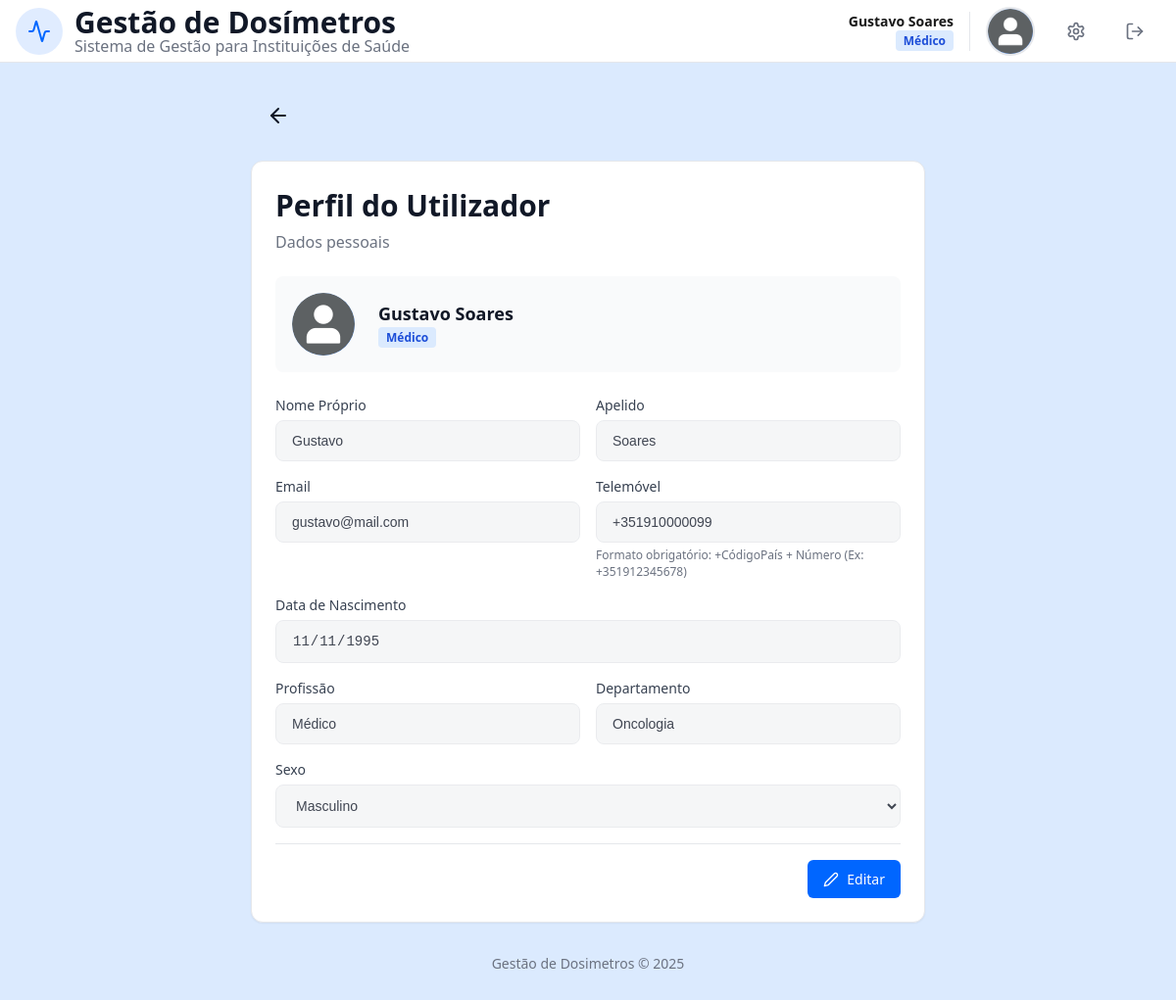
Screenshot of /perfil.php (signed in) with the database file from the repository.
### tables this page shows
CREATE TABLE User (
    idU INTEGER PRIMARY KEY AUTOINCREMENT,
    name TEXT NOT NULL,
    surname TEXT NOT NULL, 
    birthDate DATE NOT NULL,
    sex TEXT CHECK(sex IN ('Female', 'Male', 'Other')) NOT NULL,
    email TEXT UNIQUE NOT NULL, 
    password TEXT NOT NULL,
    phoneN TEXT CHECK(phoneN GLOB '+[0-9][0-9][0-9]*'),
    userType TEXT CHECK(userType IN ('Administrador', 'Físico Médico', 'Profissional de Saúde')) NOT NULL,
    userStatus BOOLEAN DEFAULT 1,
    profilePic TEXT DEFAULT 'foto/12225881.png'
);

CREATE TABLE HealthProfessional (
    idHP INTEGER PRIMARY KEY AUTOINCREMENT,
    idU INTEGER UNIQUE NOT NULL,
    profession TEXT NOT NULL,
    department TEXT NOT NULL,
    FOREIGN KEY (idU) REFERENCES User(idU) ON DELETE CASCADE
);

### perfil.php (the view, shortened to what this page needs)
<?php
require_once "templates/header.php";
require_once "templates/nav.php";
require_once "templates/footer.php";
$db = getDatabaseConnection();
$stmt = $db->prepare("SELECT * FROM User WHERE idU = ?");
$stmt->execute([$_SESSION['idU']]);
$user = $stmt->fetch();
$isEditing = isset($_GET['edit']) && $_GET['edit'] == 'true';
$disabledStr = $isEditing ? '' : 'disabled';
$profession = '';
$department = '';
$roleLabel = 'Utilizador';
$badgeClass = 'badge-gray';
if ($user['userType'] === 'Profissional de Saúde') {
    $stmtHP = $db->prepare("SELECT profession, department FROM HealthProfessional WHERE idU = ?");
    $stmtHP->execute([$user['idU']]);
    $hpData = $stmtHP->fetch();
    if ($hpData) {
        $profession = $hpData['profession'];
        $department = $hpData['department'];
    }
    $badgeClass = 'badge-blue';
    $roleLabel = !empty($profession) ? $profession : 'Profissional de Saúde';
} elseif ($user['userType'] === 'Físico Médico') {
    $profession = 'Físico Médico';
    $department = 'Física Médica';
    $badgeClass = 'badge-purple';
    $roleLabel = 'Físico Médico';
} elseif ($user['userType'] === 'Administrador') {
    $badgeClass = 'badge-red';
    $roleLabel = 'Administrador';
}
$initials = strtoupper(substr($user['name'], 0, 1) . substr($user['surname'], 0, 1));
$foto_url = !empty($user['profilePic']) ? $user['profilePic'] : null;
?>
<body>
    <div class="page-wrapper">
        <main class="main-container profile-limit">
            <div class="profile-header-flex mb1_5">
                <div class="user-area">
                    <a href="index.php" class="btn voltar" title="Voltar">
                        <svg xmlns="http://www.w3.org/2000/svg" width="24" height="24" viewBox="0 0 24 24" fill="none" stroke="currentColor" stroke-width="2" stroke-linecap="round" stroke-linejoin="round">
                            <path d="m12 19-7-7 7-7"></path>
                            <path d="M19 12H5"></path>
                        </svg>
                    </a>
                </div>
            </div>
            <div class="card1">
                <div class="card1-header">
                    <h1 class="card1-title">Perfil do Utilizador</h1>
                    <p class="subtitulo"><?php echo $isEditing ? "Edite os seus dados" : "Dados pessoais"; ?></p>
                </div>
                <div class="card1-content">
                    <div class="foto-section-gray">
                        <div class="foto-circle-large">
                            <?php if ($foto_url): ?>
                                <img src="<?php echo htmlspecialchars($foto_url); ?>" alt="Foto">
                            <?php else: ?>
                                <span><?php echo $initials; ?></span>
                            <?php endif; ?>
                        </div>
                        <div>
                            <p class="nome">
                                <?php echo htmlspecialchars($user['name'] . ' ' . $user['surname']); ?>
                            </p>
                            <span class="role-badge <?php echo $badgeClass; ?>" class="etiqueta">
                                <?php echo htmlspecialchars($roleLabel); ?>
                            </span>
                        </div>
                    </div>
                    <form id="profileForm" action="processa_perfil.php" method="POST" enctype="multipart/form-data">
                        <div class="profile-form-grid">
                            <div>
                                <label class="profile-label" for="name">Nome Próprio</label>
                                <input type="text" id="name" name="name" class="profile-input" value="<?php echo htmlspecialchars($user['name']); ?>" <?php echo $disabledStr; ?> required minlength="2">
                            </div>
                            <div>
                                <label class="profile-label" for="surname">Apelido</label>
                                <input type="text" id="surname" name="surname" class="profile-input" value="<?php echo htmlspecialchars($user['surname']); ?>" <?php echo $disabledStr; ?> required minlength="2">
                            </div>
                            <div>
                                <label class="profile-label">Email</label>
                                <input type="email" class="profile-input" value="<?php echo htmlspecialchars($user['email']); ?>" disabled>
                            </div>
                            <div>
                                <label class="profile-label">Telemóvel</label>
                                <input
                                    type="text"
                                    id="phoneN"
                                    name="phoneN"
                                    class="profile-input"
                                    value="<?php echo htmlspecialchars($user['phoneN']); ?>"
                                    <?php echo $disabledStr; ?>
                                    placeholder="+351912345678"
                                    pattern="^\+[0-9]{9,15}$"
                                    title="Deve começar com '+' seguido do indicativo e número (Ex: +351912345678)">
                                <p class="comentario-tel">
                                    Formato obrigatório: +CódigoPaís + Número (Ex: +351912345678)
                                </p>
                            </div>
                            <div class="g2">
                                <label class="profile-label" for="birthDate">Data de Nascimento</label>
                                <input type="date" id="birthDate" name="birthDate" class="profile-input" value="<?php echo htmlspecialchars($user['birthDate']); ?>" <?php echo $disabledStr; ?> required>
                            </div>
                            <?php if ($user['userType'] === 'Profissional de Saúde' || $user['userType'] === 'Físico Médico'): ?>
                                <div>
                                    <label class="profile-label">Profissão</label>
                                    <input type="text" class="profile-input" value="<?php echo htmlspecialchars($profession); ?>" disabled>
                                </div>
                                <div>
                                    <label class="profile-label">Departamento</label>
                                    <input type="text" name="department" class="profile-input" value="<?php echo htmlspecialchars($department); ?>"
                                        <?php echo ($isEditing && $user['userType'] === 'Profissional de Saúde') ? '' : 'disabled'; ?>>
                                </div>
                            <?php endif; ?>
                            <div class="g2">
                                <label class="profile-label" for="sex">Sexo</label>
                                <select id="sex" name="sex" class="profile-input" <?php echo $disabledStr; ?>>
                                    <option value="Male" <?php echo ($user['sex'] === 'Male') ? 'selected' : ''; ?>>Masculino</option>
                                </select>
                            </div>
                        </div>
                        <div class="profile-actions">
                            <?php if (!$isEditing): ?>
                                <a href="perfil.php?edit=true" class="btn btn-primary">
                                    <span class="lapis">
                                        <svg xmlns="http://www.w3.org/2000/svg" width="16" height="16" viewBox="0 0 24 24" fill="none" stroke="currentColor" stroke-width="2" stroke-linecap="round" stroke-linejoin="round">
                                            <path d="M17 3a2.828 2.828 0 1 1 4 4L7.5 20.5 2 22l1.5-5.5L17 3z"></path>
                                        </svg>
                                        Editar
                                    </span>
                                </a>
                            <?php endif; ?>
                        </div>
                    </form>
                </div>
            </div>
        </main>
    </div>
</body>
</html>

### css/style.css (style rules this page uses)
:root { font-size: 16px; --primary: #0066ff; --primary-light: #4d94ff; --primary-dark: #0052cc; --white: #ffffff; --foreground: #1a1a1a; --border: #e5e7eb; --input-bg: #f9fafb; --muted: #6b7280; --background: #dbeafe; --background2: #b2cdf0; --bg-body: #f3f4f6; --text-main: #111827; --green:#166534; --green2: #15803d; --green3:#16a34a; --green-light: #dcfce7; --green-light2:#bbf7d0; --red:#991b1b; --red2: #ef4444e6; --red-light: #fee2e2; --red-light2:#fecaca; --badge-blue:#1d4ed8; --badge-purple: #7e22ce; --badge-purple-background:#f3e8ff; --badge-red: #b91c1c; --dosimetro1: #fff7ed; --borda1:#d97706; --dosimetro2:#f0fdf4; --cinza: #374151; --badge-yellow:#854d0e; --badge-yellow-background:#fef9c3; }
* { margin: 0;padding: 0;box-sizing: border-box; }
html, body { height: 100%; font-family: "Segoe UI", "Helvetica Neue", Arial, sans-serif; background: var(--background);color: var(--foreground); }
:where(p, h1, h2, button) { overflow-wrap: anywhere; word-break: break-word; }
a { text-decoration: none; }
.page-wrapper { display: flex; flex-direction: column;min-height: 100vh; }
.main-container, .header-container { width: 100%; margin: 0 auto; padding: 0 1rem; }
.main-container { max-width: 80rem; padding: 2rem 1rem; }
.header-container, .profile-header-flex, .header-flex { display: flex; align-items: center; justify-content: space-between; }
.profile-limit { max-width: 45rem; }
.titulo, .card1-title { font-size: 1.875rem; font-weight: bold; }
.card1-title { font-weight: 700; color: var(--text-main); }
.subtitulo { font-size: 1rem; color: var(--muted); }
.nome { font-size: 1.125rem; font-weight: 600; color:var(--text-main) }
.comentario-tel { font-size: 0.75rem; color: var(--muted); margin-top: 0.25rem }
.mb1_5 { margin-bottom: 1.5rem; }
.logo-area, .user-area, .logo-box, .lapis { display: flex; align-items: center; }
.user-area { gap: 1rem; }
.lapis { gap:0.5rem; }
input[type="text"], input[type="email"], input[type="password"], input[type="tel"], input[type="date"], input[type="file"], select, textarea, .profile-input { width: 100%; padding: 0.75rem 1rem; border: 1px solid var(--border); border-radius: 0.5rem; font-size: 14px; background: var(--input-bg); transition: all 0.2s; }
.profile-input:disabled { cursor: not-allowed; opacity: 0.8; background-color: var(--bg-body); color: var(--text-main); }
label, .profile-label { font-size: 14px; font-weight: 500; color: var(--foreground); }
.profile-label { display: block; margin-bottom: 0.375rem; color: var(--cinza); }
.profile-form-grid, .hp-fields-grid { display: grid; grid-template-columns: 1fr; gap: 1rem; }
.btn { display: inline-flex; align-items: center; justify-content: center; padding: 10px 16px; font-size: 14px; font-weight: 500; border: none; border-radius: 6px; cursor: pointer; transition: all 0.2s ease; text-decoration: none; gap: 6px; }
.btn-primary { background: var(--primary);color: var(--white); }
.voltar { background: transparent; color: var(--text-main); display: flex; }
.profile-actions { display: flex; gap: 0.75rem; justify-content: flex-end; padding-top: 1rem; margin-top: 1rem; border-top: 1px solid var(--border); }
.card, .card1, .modal-box { background-color: var(--white); border-radius: 0.75rem; display: flex; flex-direction: column; }
.card1 { border: 1px solid var(--border); box-shadow: 0 1px 2px 0 #0000000d; overflow: hidden; }
.card1-header { padding: 1.5rem; display: flex; flex-direction: column; gap: 0.375rem; }
.card1-content { padding: 1.5rem; padding-top: 0; display: flex; flex-direction: column; gap: 1.5rem; }
.badge-blue { background-color: var(--background); color: var(--badge-blue); }
.role-badge, .etiqueta { font-size: 0.75rem; padding: 2px 8px; border-radius: 4px; font-weight: 600; display: inline-block; }
.profile-pic, .foto-circle-large { background: linear-gradient(135deg, var(--background), var(--primary-light)); object-fit: cover; border-radius: 50%; }
.foto-circle-large { width: 4rem; height: 4rem; display: flex; align-items: center; justify-content: center; color: var(--white); font-weight: 700; font-size: 1.25rem; overflow: hidden; flex-shrink: 0; }
.foto-circle-large img { width: 100%; height: 100%; object-fit: cover; }
.foto-section-gray { display: flex; align-items: center; gap: 1.5rem; padding: 1rem; background-color: var(--input-bg); border-radius: 0.5rem; border: 1px solid transparent; }

### rows the page displays
user: profilePic (picture), name+surname "Gustavo Soares", name "Gustavo", surname "Soares", email "gustavo@mail.com", phoneN "+351910000099", birthDate "11/11/1995", sex "Masculino"
healthprofessional: profession "Médico", department "Oncologia"

### other values shown
$userName . ' ' . $userSurname "Gustavo Soares"
$roleLabel "Médico"
